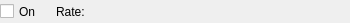
<?xml version="1.0" encoding="UTF-8"?>
<ui version="4.0">
 <class>WdgTimedSpacing</class>
 <widget class="QWidget" name="WdgTimedSpacing">
  <property name="geometry">
   <rect>
    <x>0</x>
    <y>0</y>
    <width>350</width>
    <height>23</height>
   </rect>
  </property>
  <property name="sizePolicy">
   <sizepolicy hsizetype="Expanding" vsizetype="Minimum">
    <horstretch>0</horstretch>
    <verstretch>0</verstretch>
   </sizepolicy>
  </property>
  <property name="windowTitle">
   <string/>
  </property>
  <layout class="QGridLayout" name="gridLayout">
   <property name="leftMargin">
    <number>0</number>
   </property>
   <property name="topMargin">
    <number>0</number>
   </property>
   <property name="rightMargin">
    <number>0</number>
   </property>
   <property name="bottomMargin">
    <number>0</number>
   </property>
   <property name="horizontalSpacing">
    <number>5</number>
   </property>
   <property name="verticalSpacing">
    <number>0</number>
   </property>
   <item row="0" column="3">
    <widget class="QLabel" name="lblRate">
     <property name="sizePolicy">
      <sizepolicy hsizetype="Preferred" vsizetype="Preferred">
       <horstretch>0</horstretch>
       <verstretch>0</verstretch>
      </sizepolicy>
     </property>
     <property name="text">
      <string>Rate:</string>
     </property>
    </widget>
   </item>
   <item row="0" column="4">
    <widget class="KisDoubleSliderSpinBox" name="sliderRate" native="true">
     <property name="sizePolicy">
      <sizepolicy hsizetype="Expanding" vsizetype="Preferred">
       <horstretch>0</horstretch>
       <verstretch>0</verstretch>
      </sizepolicy>
     </property>
    </widget>
   </item>
   <item row="0" column="1">
    <widget class="QCheckBox" name="checkBoxEnabled">
     <property name="sizePolicy">
      <sizepolicy hsizetype="Preferred" vsizetype="Preferred">
       <horstretch>0</horstretch>
       <verstretch>0</verstretch>
      </sizepolicy>
     </property>
     <property name="text">
      <string>On</string>
     </property>
    </widget>
   </item>
   <item row="0" column="2">
    <spacer name="horizontalSpacer">
     <property name="orientation">
      <enum>Qt::Horizontal</enum>
     </property>
     <property name="sizeType">
      <enum>QSizePolicy::Minimum</enum>
     </property>
     <property name="sizeHint" stdset="0">
      <size>
       <width>10</width>
       <height>10</height>
      </size>
     </property>
    </spacer>
   </item>
  </layout>
 </widget>
 <customwidgets>
  <customwidget>
   <class>KisDoubleSliderSpinBox</class>
   <extends>QWidget</extends>
   <header>kis_slider_spin_box.h</header>
   <container>1</container>
  </customwidget>
 </customwidgets>
 <resources/>
 <connections/>
</ui>
